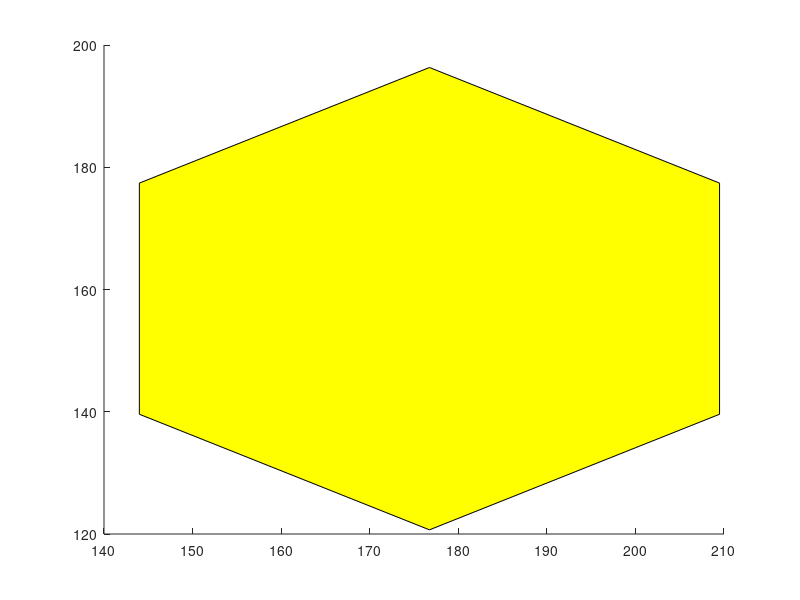

Write MATLAB code to recreate this figure. (Note: this script raises an error after producing the figure.)
% Reef Parameters (inches)
reefCenterX = 176.745;
reefCenterY = 158.5;
reefSideLength = 37.82;
reefRotationDegrees = 30;
reefRotationRadians = deg2rad(reefRotationDegrees);

% Calculate Hexagon Vertices (Unrotated)
theta = (0:5) * 2 * pi / 6;
reefVerticesX = reefCenterX + reefSideLength * cos(theta);
reefVerticesY = reefCenterY + reefSideLength * sin(theta);

% Apply Rotation
rotationMatrixReef = [cos(reefRotationRadians), -sin(reefRotationRadians); sin(reefRotationRadians), cos(reefRotationRadians)];
reefVertices = [reefVerticesX - reefCenterX; reefVerticesY - reefCenterY];
rotatedReefVertices = rotationMatrixReef * reefVertices;
reefVerticesX = rotatedReefVertices(1, :) + reefCenterX;
reefVerticesY = rotatedReefVertices(2, :) + reefCenterY;

% Plot Reef (Rotated Hexagon)
reefPatch = patch(reefVerticesX, reefVerticesY, 'y');
reefPatch.EdgeColor = 'k';